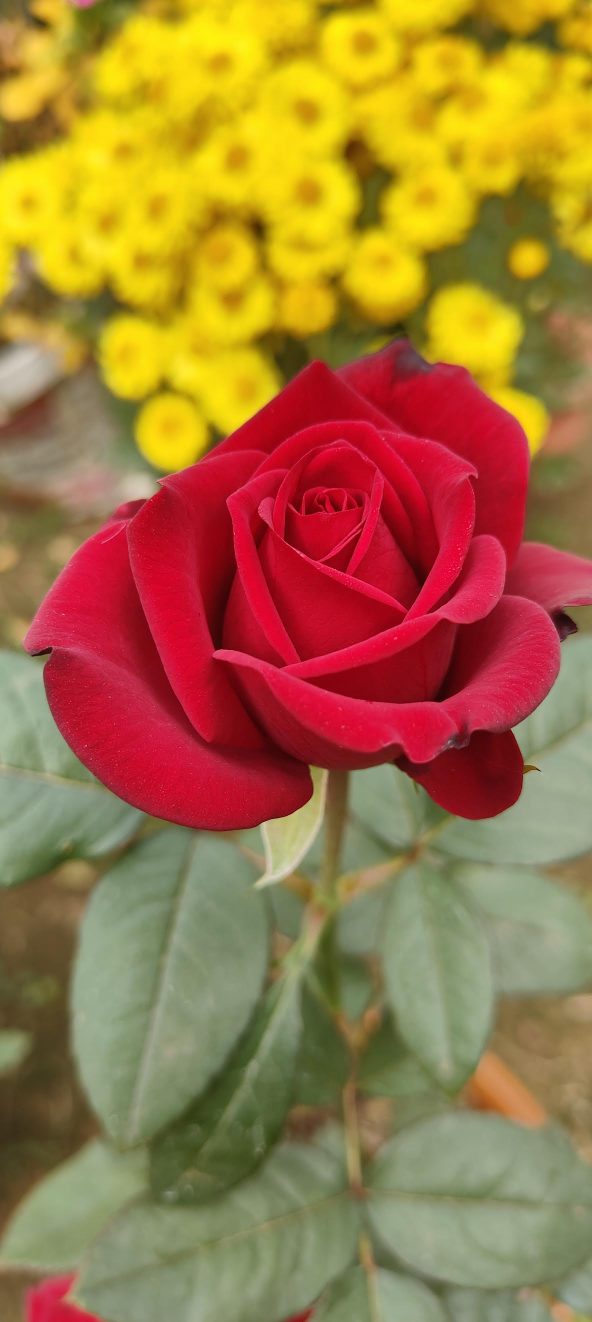
#> input picture RoseImage.jpg, 1184 x 2644 px, found by its file name (shown at 1/2 size)
$ python main.py
#> lines starting #> are read from the running program, lines starting #| are printed output that depends on the picture
#> the answer given: RoseImage.jpg
#> the answer given: 3
import cv2
import os

def split_file_name_and_file_path(file_path):
  """Splits a file path into the file name and file path.

  Args:
    file_path: The file path to split.

  Returns:
    A tuple containing the file name and file path.
  """

  drive, file_path = os.path.splitdrive(file_path)
  path, file_name = os.path.split(file_path)
  file_name, extension = os.path.splitext(file_name)
  return file_name, path, extension


def resigeimage(image,scale):
#> called with image = 'RoseImage.jpg', scale = 3
    file_name, path ,extension= split_file_name_and_file_path(image)


    imagesrc = cv2.imread(f'C:{path}/{file_name}{extension}',cv2.IMREAD_UNCHANGED)
#> imagesrc is the input picture: shape (2644, 1184, 3); mean B, G, R 61.9, 117.9, 162.5
    # percent by which the image is resized
    scale_percent = scale

    # calculate the 50 percent of original dimensions
    new_height = int(imagesrc.shape[0] * scale_percent / 100)
#> new_height = 79
    new_width = int(imagesrc.shape[1] * scale_percent / 100)
#> new_width = 35

    # dsize tupple
    dsize = (new_width, new_height)
#> dsize = (35, 79)

    # resize image
    output = cv2.resize(imagesrc, dsize)
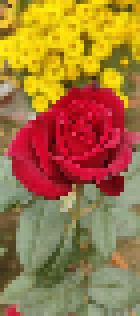
#> output: shape (79, 35, 3) (shown 4 times larger); mean B, G, R 61.9, 117.8, 162.4

    # save resiged image
    cv2.imwrite(f'Resiged_{file_name}{extension}', output)

    # display resiged image
    newimagesrc = cv2.imread(f'Resiged_{file_name}{extension}', cv2.IMREAD_UNCHANGED)
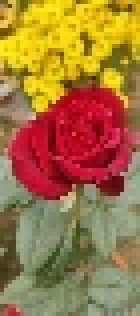
#> newimagesrc: shape (79, 35, 3) (shown 4 times larger); mean B, G, R 62.8, 118, 162.3
    cv2.imshow(f'Resiged_{file_name}{extension}', newimagesrc)

    cv2.waitKey(0)

if __name__ == '__main__':
    image_path = input("Enter the path to the image: ")
    scale= int(input('Please give the scale % you want to reduce :'))
    resigeimage(image_path,scale)
    # resigeimage('RoseImage.jpg',20)
